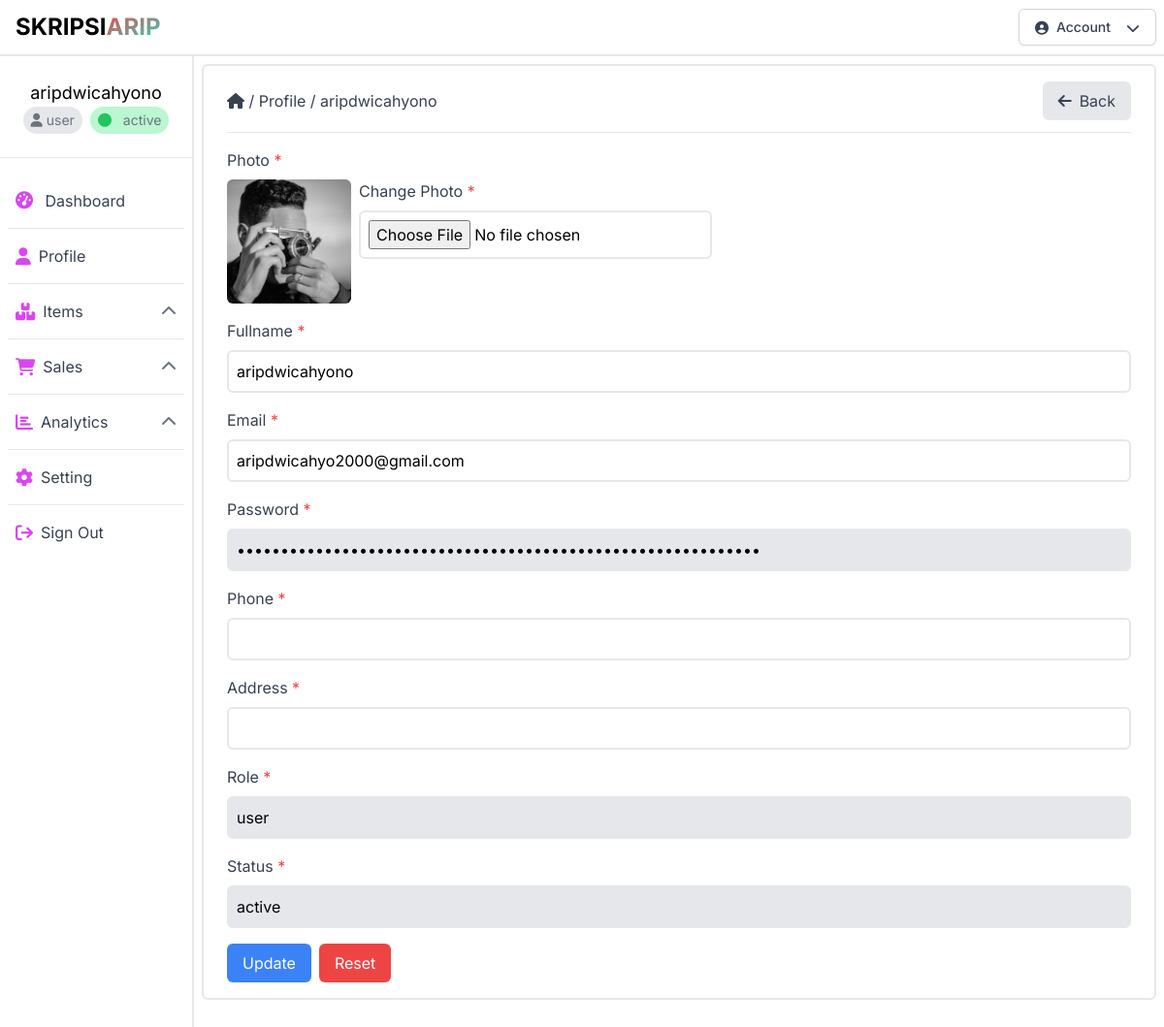
Screenshot of /profile.php (signed in) with the database file from the repository.
### tables this page shows
CREATE TABLE `users` (
  `id` int(11) NOT NULL,
  `fullname` varchar(128) NOT NULL,
  `email` varchar(256) NOT NULL,
  `password` varchar(256) NOT NULL,
  `phone` varchar(16) DEFAULT NULL,
  `address` varchar(16) DEFAULT NULL,
  `photo` varchar(128) DEFAULT NULL,
  `role` varchar(128) NOT NULL,
  `status` varchar(32) NOT NULL,
  `created_at` datetime NOT NULL,
  `updated_at` datetime NOT NULL
);

### public/profile.php (the view, shortened to what this page needs)
<?php
require_once("config.php");
?>
<!DOCTYPE html>
<html lang="id">
<head>
    <link rel="stylesheet" href="css/output.css">
    <link rel="stylesheet" href="https://cdnjs.cloudflare.com/ajax/libs/font-awesome/6.4.0/css/all.min.css"
 />
</head>
<body class="font-inter">
    <header class="bg-white w-full border-b-2 border-gray-200">
        <?php
            include("components/navbar.php");
        ?>
    </header>
    <div class="container-fluid mx-auto h-auto">
        <div class="flex">
            <?php
                include("components/sidebar.php");
            ?>
            <div class="w-10/12 h-[calc(100vh-3.5rem)] p-2 mb-96">
                <div class="w-full h-auto border-2 border-gray-200 rounded-md py-4 px-6">
                    <div class="flex items-center gap-2 mb-3 justify-between">
                        <div>
                            <a href="dashboard.php" class="text-gray-700 hover:text-gray-950"><i class="fas fa-home"></i></a>
                            <span class="text-gray-700">/</span>
                            <a href="profile.php" class="text-gray-700 hover:text-gray-950">Profile</a>
                            <span class="text-gray-700">/</span>
                            <a href="profile.php" class="text-gray-700 hover:text-gray-950"><?php echo $_SESSION["fullname"] ?></a>
                        </div>
                        <button class="flex flex-row justify-center items-center bg-gray-200 hover:bg-gray-300 rounded-md px-4 py-2 text-gray-700 space-x-2" onclick="window.history.back();">
                            <i class="fas fa-arrow-left"></i>
                            <span>Back</span>
                        </button>
                    </div>
                    <hr>
                    <div class="flex flex-col gap-4 mt-4 w-full">
                        <?php
                            $id = $_SESSION["id"];
                            $profile = mysqli_query($conn, "SELECT * FROM users WHERE id = '$id'");
                            $row = mysqli_fetch_assoc($profile);
                        ?>
                        <div class="flex flex-col gap-4 w-full">
                            <form action="edit_profile.php" method="POST" enctype="multipart/form-data" class="flex flex-col gap-4 w-full">
                                <div class="flex flex-col gap-2">
                                    <label for="photo" class="text-gray-700">Photo <span class="text-red-500">*</span></label>
                                    <div class="flex flex-row gap-2">
                                        <?php
                                            if($row["photo"] == ""){
                                                $photo = "img/profile/profile.jpeg";
                                            }else{
                                                $photo = "img/profile/".$row["photo"];
                                            }
                                        ?>
                                        <img src="<?php echo $photo ?>" alt="profile" class="w-32 h-32 rounded-md object-cover">
                                        <div class="flex flex-col gap-2">
                                            <label for="photo" class="text-gray-700">Change Photo <span class="text-red-500">*</span></label>
                                            <input type="file" name="photo" id="photo" class="border-2 border-gray-200 rounded-md p-2">
                                        </div>
                                    </div>
                                </div>
                                <div class="flex flex-col gap-2">
                                    <label for="fullname" class="text-gray-700">Fullname <span class="text-red-500">*</span></label>
                                    <input type="text" name="fullname" id="fullname" class="border-2 border-gray-200 rounded-md p-2" value="<?php echo $row["fullname"] ?>">
                                </div>
                                <div class="flex flex-col gap-2">
                                    <label for="email" class="text-gray-700">Email <span class="text-red-500">*</span></label>
                                    <input type="email" name="email" id="email" class="border-2 border-gray-200 rounded-md p-2" value="<?php echo $row["email"] ?>">
                                </div>
                                <div class="flex flex-col gap-2">
                                    <label for="password" class="text-gray-700">Password <span class="text-red-500">*</span></label>
                                    <input type="password" name="password" id="password" class="border-2 border-gray-200 rounded-md p-2 bg-gray-200" value="<?php echo $row["password"] ?>" readonly>
                                </div>
                                <div class="flex flex-col gap-2">
                                    <label for="phone" class="text-gray-700">Phone <span class="text-red-500">*</span></label>
                                    <input type="text" name="phone" id="phone" class="border-2 border-gray-200 rounded-md p-2" value="<?php echo $row["phone"] ?>">
                                </div>
                                <div class="flex flex-col gap-2">
                                    <label for="address" class="text-gray-700">Address <span class="text-red-500">*</span></label>
                                    <input type="text" name="address" id="address" class="border-2 border-gray-200 rounded-md p-2" value="<?php echo $row["address"] ?>">
                                </div>
                                <div class="flex flex-col gap-2">
                                    <label for="role" class="text-gray-700">Role <span class="text-red-500">*</span></label>
                                    <input type="text" name="role" id="role" class="border-2 border-gray-200 rounded-md p-2 bg-gray-200" value="<?php echo $row["role"] ?>" readonly>
                                </div>
                                <div class="flex flex-col gap-2">
                                    <label for="status" class="text-gray-700">Status <span class="text-red-500">*</span></label>
                                    <input type="text" name="status" id="status" class="border-2 border-gray-200 rounded-md p-2 bg-gray-200" value="<?php echo $row["status"] ?>" readonly>
                                </div>
                                <div class="flex flex-row gap-2">
                                    <button type="submit" name="update" class="bg-blue-500 hover:bg-blue-600 rounded-md px-4 py-2 text-white">Update</button>
                                    <button type="reset" class="bg-red-500 hover:bg-red-600 rounded-md px-4 py-2 text-white">Reset</button>
                                </div>
                            </form>
                        </div>
                    </div>
                </div>
            </div>
        </div>
</body>
</html>

### rows the page displays
users: fullname "aripdwicahyono", email "aripdwicahyo2000@gmail.com", role "user", status "active"

### other values shown
$_SESSION["fullname"] "aripdwicahyono"
$_SESSION["role"] "user"
$_SESSION["status"] "active"
